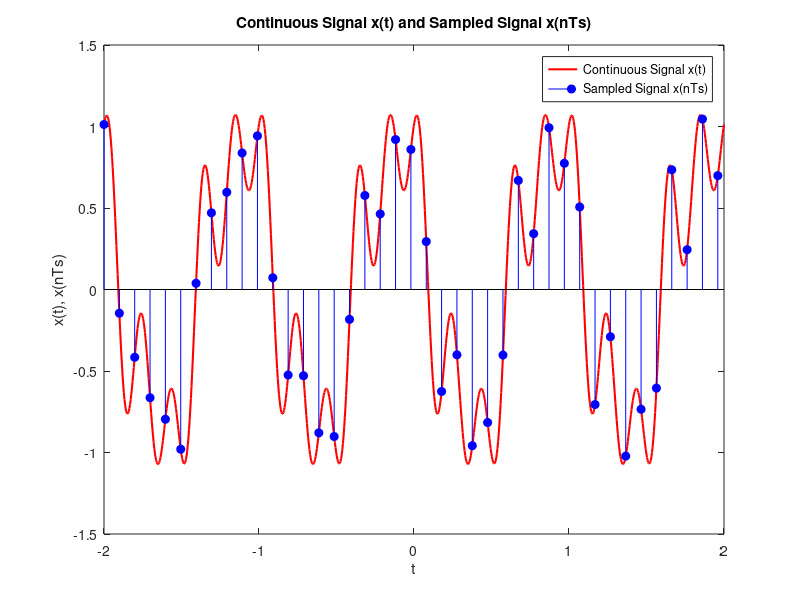

The MATLAB script that drew this image: (Note: this script raises an error after producing the figure.)

D = 22102718;
D7 = rem(D, 7);
Ts = 0.005 * (D7 + 1);
Ts = 0.25+ 0.01 * D7;
Ts = 0.18 + 0.005 * (D7 + 1);
Ts =0.099;

t = linspace(-2, 2, 1000);
tx = -2:Ts:2;
n = tx/Ts;

x = 0.25 * cos(2*pi*3*t + pi/8) + 0.4 * cos(2*pi*5*t - 1.2) + 0.9 * cos(2*pi*t + pi/4);
Xn = 0.25 * cos(2*pi*3*n*Ts + pi/8) + 0.4 * cos(2*pi*5*n*Ts - 1.2) + 0.9 * cos(2*pi*n*Ts + pi/4);
figure;
plot(t, x, 'r', 'LineWidth', 1.5);
hold on;
stem(n*Ts, Xn, 'b', 'filled');
title('Continuous Signal x(t) and Sampled Signal x(nTs)');
xlabel('t');
ylabel('x(t), x(nTs)');
legend('Continuous Signal x(t)', 'Sampled Signal x(nTs)');
xR0 = DtoA(0, Ts, 4, Xn);
xR1 = DtoA(1, Ts, 4, Xn);
xR2 = DtoA(2, Ts, 4, Xn);

tR = linspace(-2, 2, numel(xR0));

figure;
subplot(3, 1, 1);
plot(tR, xR0, 'LineWidth', 1.5);
title('Zero-Order Interpolation');
xlabel('t');
ylabel('xR(t)');
subplot(3, 1, 2);
plot(tR, xR1, 'LineWidth', 1.5);
title('Linear Interpolation');
xlabel('t');
ylabel('xR(t)');
subplot(3, 1, 3);
plot(tR, xR2, 'LineWidth', 1.5);
title('Ideal Band-Limited Interpolation');
xlabel('t');
ylabel('xR(t)');

function xR=DtoA(type,Ts,dur,Xn)
    t = -dur/2 : Ts/500 : dur/2-Ts/500;
    p = generateInterp(type,Ts,dur);
    len = length(Xn)*500+length(p);
    xR = zeros(1, len);
    
    for n = 0:length(Xn)-1
        xR(500*n+1:500*n+length(p)) =  xR(500*n+1:500*n+length(p)) + Xn(n+1)*p;
    end
    
    xR = xR(250*length(Xn)+1: end-250*length(Xn));
end

function p = generateInterp(type, Ts, dur)
    t = -dur/2 : Ts/500 : dur/2-Ts/500; % Discrete time axis
    switch type
    case 0 % Zero-order interpolation
        p = zeros(size(t));
        p(abs(t) <= Ts/2) = 1;
    case 1 % Linear interpolation
        p = zeros(size(t));
        p = max(1 - abs(t)/Ts, 0);
    case 2 % Ideal interpolation
        p = sinc(t/Ts);
        p(t==0) = 1;
    end
end
